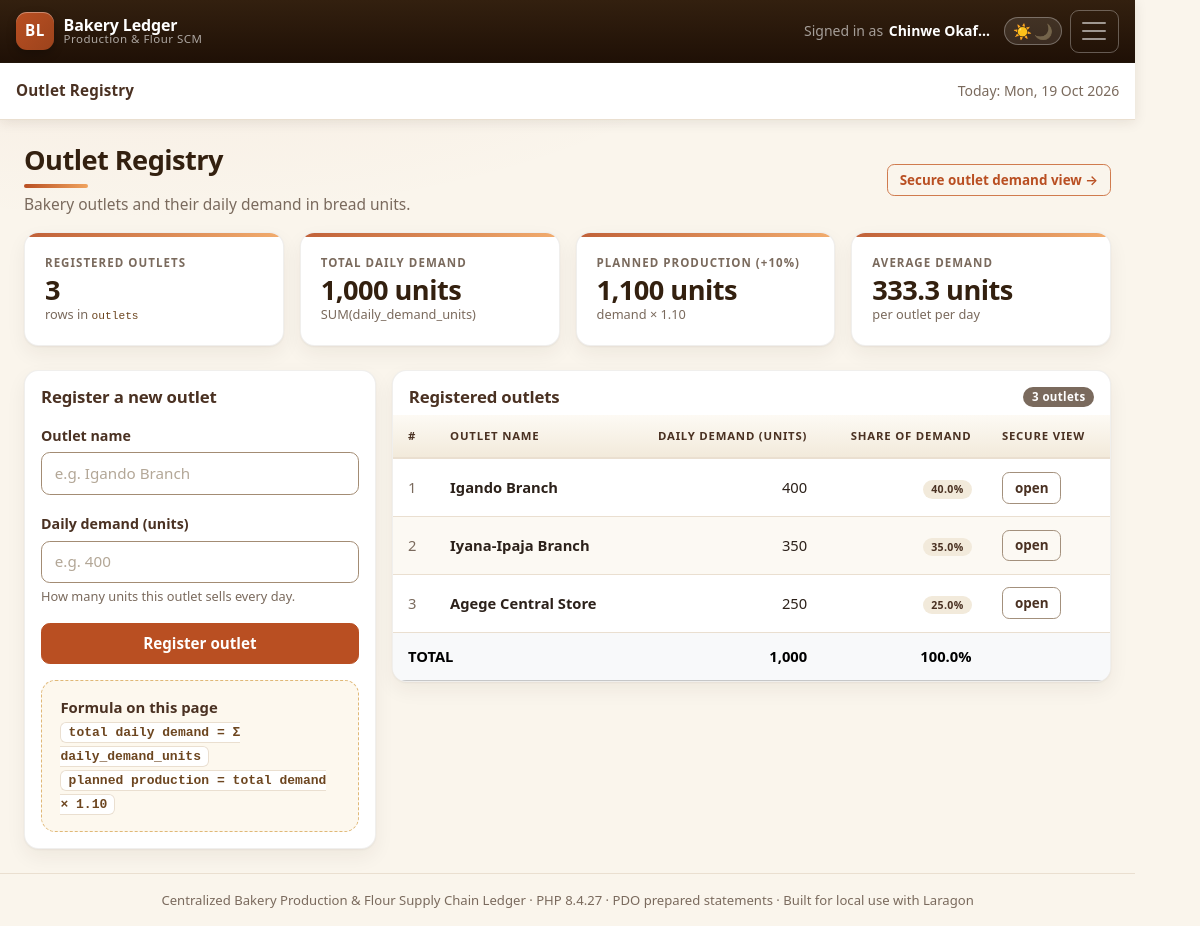
/outlets/index.php, run on the app's committed database.
### tables this page shows
CREATE TABLE outlets (
    id                 INT UNSIGNED     NOT NULL AUTO_INCREMENT,
    name               VARCHAR(120)     NOT NULL,
    daily_demand_units INT UNSIGNED     NOT NULL DEFAULT 0,
     
    unit_price_kobo    INT UNSIGNED     NOT NULL DEFAULT 150000,
    created_at         TIMESTAMP        NOT NULL DEFAULT CURRENT_TIMESTAMP,
    PRIMARY KEY (id),
    UNIQUE KEY uq_outlets_name (name),
    KEY idx_outlets_demand (daily_demand_units)
);

### includes/functions.php (called while the page is built, shortened)
<?php
function url(string $path = ''): string
{
    return APP_BASE . '/' . ltrim($path, '/');
}
function endpoint(string $path): string
{
    $path = '/' . trim($path, '/');
    if (USE_CLEAN_URLS) {
        return url(ltrim($path, '/'));
    }
    return url('index.php') . '?route=' . rawurlencode($path);
}
function e($value): string
{
    return htmlspecialchars((string) $value, ENT_QUOTES, 'UTF-8');
}
function old(string $key, $default = '')
{
    $value = $_SESSION['old_input'][$key] ?? $default;
    return is_string($value) ? e($value) : $value;
}
function field_error(array $errors, string $key): string
{
    return isset($errors[$key]) ? e($errors[$key]) : '';
}
function total_daily_demand(): int
{
    $value = scalar('SELECT COALESCE(SUM(daily_demand_units), 0) FROM outlets');
    return (int) $value;
}
function planned_production(int $totalDemand): int
{
    return (int) ceil($totalDemand * PRODUCTION_BUFFER_RATE);
}

### config/database.php (called while the page is built)
<?php
function db(): PDO
{
    static $pdo = null;
    if ($pdo instanceof PDO) {
        return $pdo;
    }
    $dsn = sprintf(
        'mysql:host=%s;port=%s;dbname=%s;charset=%s',
        DB_HOST,
        DB_PORT,
        DB_NAME,
        DB_CHARSET
    );
    $options = [
        PDO::ATTR_ERRMODE            => PDO::ERRMODE_EXCEPTION,
        PDO::ATTR_DEFAULT_FETCH_MODE => PDO::FETCH_ASSOC,
        PDO::ATTR_EMULATE_PREPARES   => false,
        PDO::ATTR_DRIVER_NAME        => 'mysql',
    ];
    try {
        $pdo = new PDO($dsn, DB_USER, DB_PASS, $options);
    } catch (PDOException $e) {
        if (APP_DEBUG) {
            http_response_code(500);
            echo '<div style="font-family:sans-serif;max-width:720px;margin:60px auto;">';
            echo '<h2>Database connection failed</h2>';
            echo '<p><strong>MySQL said:</strong> ' . htmlspecialchars($e->getMessage(), ENT_QUOTES, 'UTF-8') . '</p>';
            echo '<ol>';
            echo '<li>Make sure Laragon MySQL is <strong>started</strong>.</li>';
            echo '<li>Import <code>database/bakery.sql</code> (see README.md, step 3).</li>';
            echo '<li>Check DB_USER / DB_PASS in <code>config/config.php</code>.</li>';
            echo '</ol></div>';
            exit;
        }
        throw $e;
    }
    return $pdo;
}
function stream_query(string $sql, array $params = []): PDOStatement
{
    $stmt = db()->prepare($sql);
    $stmt->execute($params);
    return $stmt;
}
function scalar(string $sql, array $params = [])
{
    $stmt = stream_query($sql, $params);
    $value = $stmt->fetchColumn();
    return $value === false ? null : $value;
}

### outlets/index.php (the view, shortened to what this page needs)
<?php
$errors = pull_form_errors();
$totalDemand = total_daily_demand();
$outletCount = (int) scalar('SELECT COUNT(*) FROM outlets');
require __DIR__ . '/../includes/header.php';
?>
<div class="d-flex flex-wrap justify-content-between align-items-center gap-2 mb-3">
    <div>
        <h1 class="h3 mb-1">Outlet Registry</h1>
        <p class="text-muted mb-0">Bakery outlets and their daily demand in bread units.</p>
    </div>
    <a class="btn btn-outline-primary btn-sm" href="<?= e(url('outlets/view.php')) ?>">
        Secure outlet demand view &rarr;
    </a>
</div>
<div class="row g-3 mb-4">
    <div class="col-sm-6 col-xl-3">
        <div class="card stat-card h-100">
            <div class="stat-body">
                <div class="stat-label">Registered outlets</div>
                <div class="stat-value"><?= number_format($outletCount) ?></div>
                <div class="stat-sub">rows in <code>outlets</code></div>
            </div>
        </div>
    </div>
    <div class="col-sm-6 col-xl-3">
        <div class="card stat-card h-100">
            <div class="stat-body">
                <div class="stat-label">Total daily demand</div>
                <div class="stat-value"><?= number_format($totalDemand) ?> units</div>
                <div class="stat-sub">SUM(daily_demand_units)</div>
            </div>
        </div>
    </div>
    <div class="col-sm-6 col-xl-3">
        <div class="card stat-card h-100">
            <div class="stat-body">
                <div class="stat-label">Planned production (+10%)</div>
                <div class="stat-value"><?= number_format(planned_production($totalDemand)) ?> units</div>
                <div class="stat-sub">demand &times; 1.10</div>
            </div>
        </div>
    </div>
    <div class="col-sm-6 col-xl-3">
        <div class="card stat-card h-100">
            <div class="stat-body">
                <div class="stat-label">Average demand</div>
                <div class="stat-value">
                    <?= $outletCount > 0 ? number_format($totalDemand / $outletCount, 1) : '0.0' ?> units
                </div>
                <div class="stat-sub">per outlet per day</div>
            </div>
        </div>
    </div>
</div>
<div class="row g-3">
    <div class="col-lg-4">
        <div class="table-card p-3">
            <h2 class="h5 mb-3">Register a new outlet</h2>
            <form method="post" action="<?= e(endpoint('/outlets/register')) ?>" novalidate>
                <div class="mb-3">
                    <label class="form-label" for="name">Outlet name</label>
                    <input type="text" class="form-control<?= field_error($errors, 'name') ? ' is-invalid' : '' ?>"
                           id="name" name="name" maxlength="120" required
                           placeholder="e.g. Igando Branch"
                           value="<?= old('name') ?>">
                </div>
                <div class="mb-3">
                    <label class="form-label" for="daily_demand_units">Daily demand (units)</label>
                    <input type="number" class="form-control<?= field_error($errors, 'daily_demand_units') ? ' is-invalid' : '' ?>"
                           id="daily_demand_units" name="daily_demand_units" min="0" max="1000000"
                           step="1" required placeholder="e.g. 400"
                           value="<?= old('daily_demand_units') ?>">
                    <div class="form-text">How many units this outlet sells every day.</div>
                </div>
                <button type="submit" class="btn btn-primary w-100">Register outlet</button>
            </form>
            <div class="formula-box mt-3">
                <strong>Formula on this page</strong><br>
                <code>total daily demand = &Sigma; daily_demand_units</code><br>
                <code>planned production = total demand &times; 1.10</code>
            </div>
        </div>
    </div>
    <div class="col-lg-8">
        <div class="table-card">
            <div class="p-3 pb-2 d-flex justify-content-between align-items-center">
                <h2 class="h5 mb-0">Registered outlets</h2>
                <span class="badge text-bg-secondary"><?= number_format($outletCount) ?> outlets</span>
            </div>
            <div class="table-responsive">
                <table class="table table-hover align-middle">
                    <thead>
                    <tr>
                        <th>#</th>
                        <th>Outlet name</th>
                        <th class="text-end">Daily demand (units)</th>
                        <th class="text-end">Share of demand</th>
                        <th>Secure view</th>
                    </tr>
                    </thead>
                    <tbody>
                    <?php
                    $stmt = stream_query(
                        'SELECT id, name, daily_demand_units
                           FROM outlets
                          ORDER BY id'
                    );
                    while ($row = $stmt->fetch(PDO::FETCH_ASSOC)) {
                        $share   = $totalDemand > 0
                            ? ($row['daily_demand_units'] / $totalDemand) * 100
                            : 0;
                        ?>
                        <tr>
                            <td class="text-muted"><?= (int) $row['id'] ?></td>
                            <td class="fw-semibold"><?= e($row['name']) ?></td>
                            <td class="text-end"><?= number_format((int) $row['daily_demand_units']) ?></td>
                            <td class="text-end">
                                <span class="badge text-bg-light"><?= number_format($share, 1) ?>%</span>
                            </td>
                            <td>
                                <a class="btn btn-sm btn-outline-secondary"
                                   href="<?= e(url('outlets/view.php?outlet_id=' . (int) $row['id'])) ?>">
                                    open
                                </a>
                            </td>
                        </tr>
                        <?php
                    }
                    ?>
                    </tbody>
                    <tfoot>
                    <tr class="table-light fw-bold">
                        <td colspan="2">TOTAL</td>
                        <td class="text-end"><?= number_format($totalDemand) ?></td>
                        <td class="text-end">100.0%</td>
                        <td></td>
                    </tr>
                    </tfoot>
                </table>
            </div>
        </div>
    </div>
</div>
<?php require __DIR__ . '/../includes/footer.php'; ?>

### data on the page
outlets: id "1", name "Igando Branch", daily_demand_units "400", share "40.0"
outlets: id "2", name "Iyana-Ipaja Branch", daily_demand_units "350", share "35.0"
outlets: id "3", name "Agege Central Store", daily_demand_units "250", share "25.0"

### other printed values
$navUserFull "Chinwe Okaf…"
$pageTitle "Outlet Registry"
$outletCount "3"
$totalDemand "1,000"
planned_production($totalDemand) "1,100"
$totalDemand / $outletCount "333.3"
PHP_VERSION "8.4.27"
